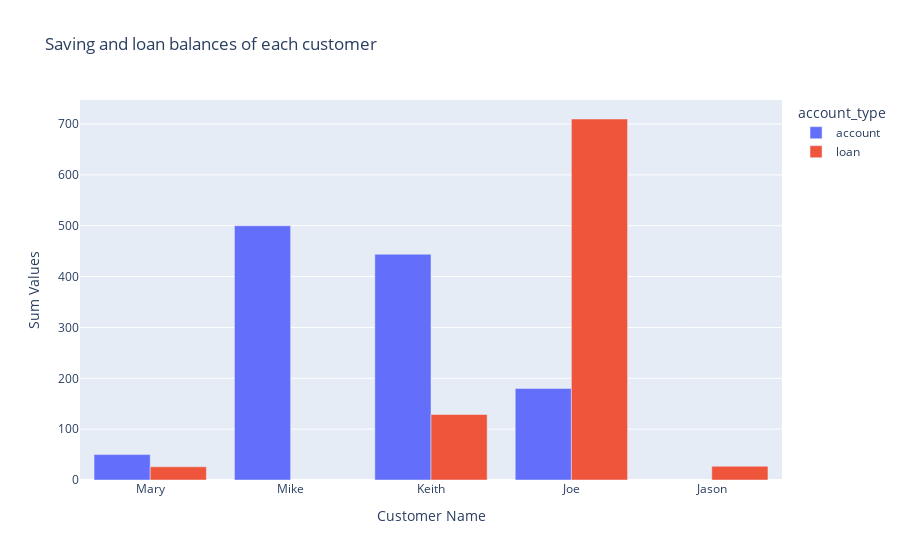

The notebook cell this image was saved under:
### Markdown cell above
# Exercise 4

### Code cell
query4 = ''' 
	WITH 
		sum_acc AS (
			SELECT customer_name, SUM(balance) AS account 
			FROM depositor d
			JOIN account a ON a.account_number = d.account_number
			GROUP BY customer_name
		),
		sum_loan AS (
			SELECT customer_name, SUM(amount) AS loan 
			FROM borrower b
			JOIN loan l ON b.loan_number = l.loan_number
			GROUP BY customer_name
		)
	SELECT 
		COALESCE(sum_acc.customer_name, sum_loan.customer_name) AS customer_name, 
		loan, 
		account 
	FROM sum_acc 
	FULL OUTER JOIN sum_loan ON sum_acc.customer_name = sum_loan.customer_name;
        '''
ex4 = pd.read_sql(query4, con=engineX) # use engine1 from previous cell
# print(ex4)

ex4_long = ex4.melt(id_vars='customer_name', value_vars=['account', 'loan'],
                  var_name='account_type', value_name='value')
# print(ex4_long)

# Create the bar chart
fig = px.bar(ex4_long, x='customer_name', y='value', color='account_type',
             title='Saving and loan balances of each customer',
             labels={'customer_name': 'Customer Name', 'value': 'Sum Value', 'account_type': 'account_type'})

# Update layout for readability
fig.update_layout(barmode='group', xaxis_title="Customer Name", yaxis_title="Sum Values")
fig.show()

### Figure 1 — Plotly figure (JSON) as saved in the notebook; plotly's stock layout.template omitted (floating-point values rounded to 4 significant figures)
{"data": [{"alignmentgroup": "True", "hovertemplate": "account_type=account<br>Customer Name=%{x}<br>Sum Value=%{y}<extra></extra>", "legendgroup": "account", "marker": {"color": "#636efa", "pattern": {"shape": ""}}, "name": "account", "offsetgroup": "account", "orientation": "v", "showlegend": true, "textposition": "auto", "type": "bar", "x": ["Mary", "Mike", "Keith", "Joe", "Jason"], "xaxis": "x", "y": [50, 500, 444, 180, null], "yaxis": "y"}, {"alignmentgroup": "True", "hovertemplate": "account_type=loan<br>Customer Name=%{x}<br>Sum Value=%{y}<extra></extra>", "legendgroup": "loan", "marker": {"color": "#EF553B", "pattern": {"shape": ""}}, "name": "loan", "offsetgroup": "loan", "orientation": "v", "showlegend": true, "textposition": "auto", "type": "bar", "x": ["Mary", "Mike", "Keith", "Joe", "Jason"], "xaxis": "x", "y": [26, null, 129, 710, 27], "yaxis": "y"}], "layout": {"barmode": "group", "legend": {"title": {"text": "account_type"}, "tracegroupgap": 0}, "title": {"text": "Saving and loan balances of each customer"}, "xaxis": {"anchor": "y", "domain": [0, 1], "title": {"text": "Customer Name"}}, "yaxis": {"anchor": "x", "domain": [0, 1], "title": {"text": "Sum Values"}}}}
